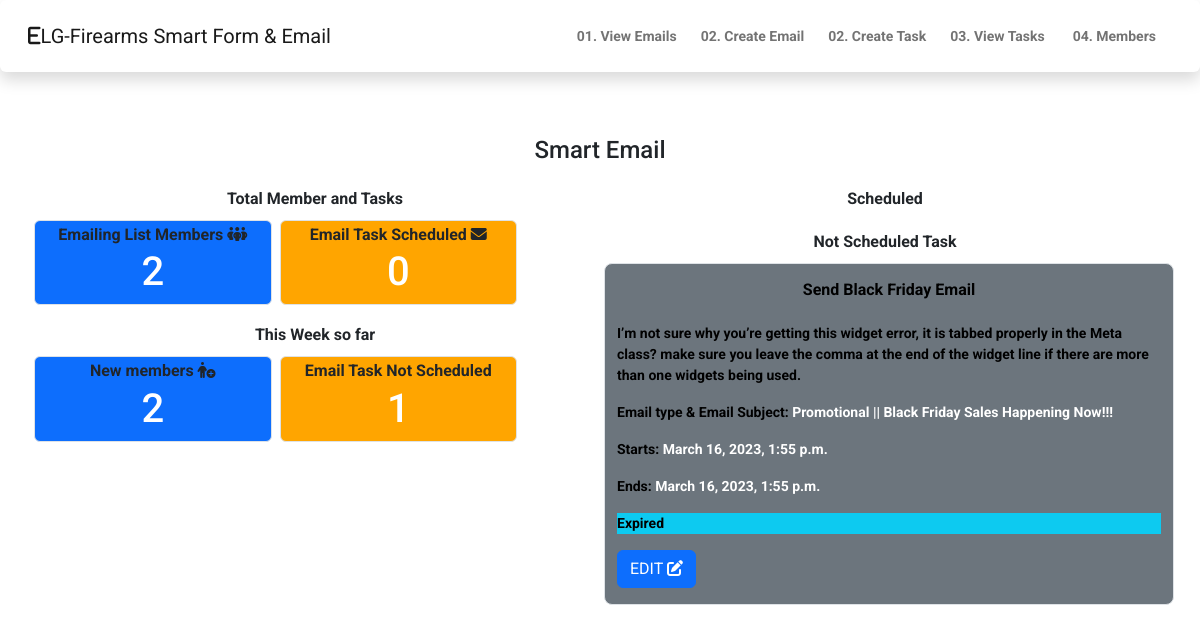
The app's page /master/, older data.
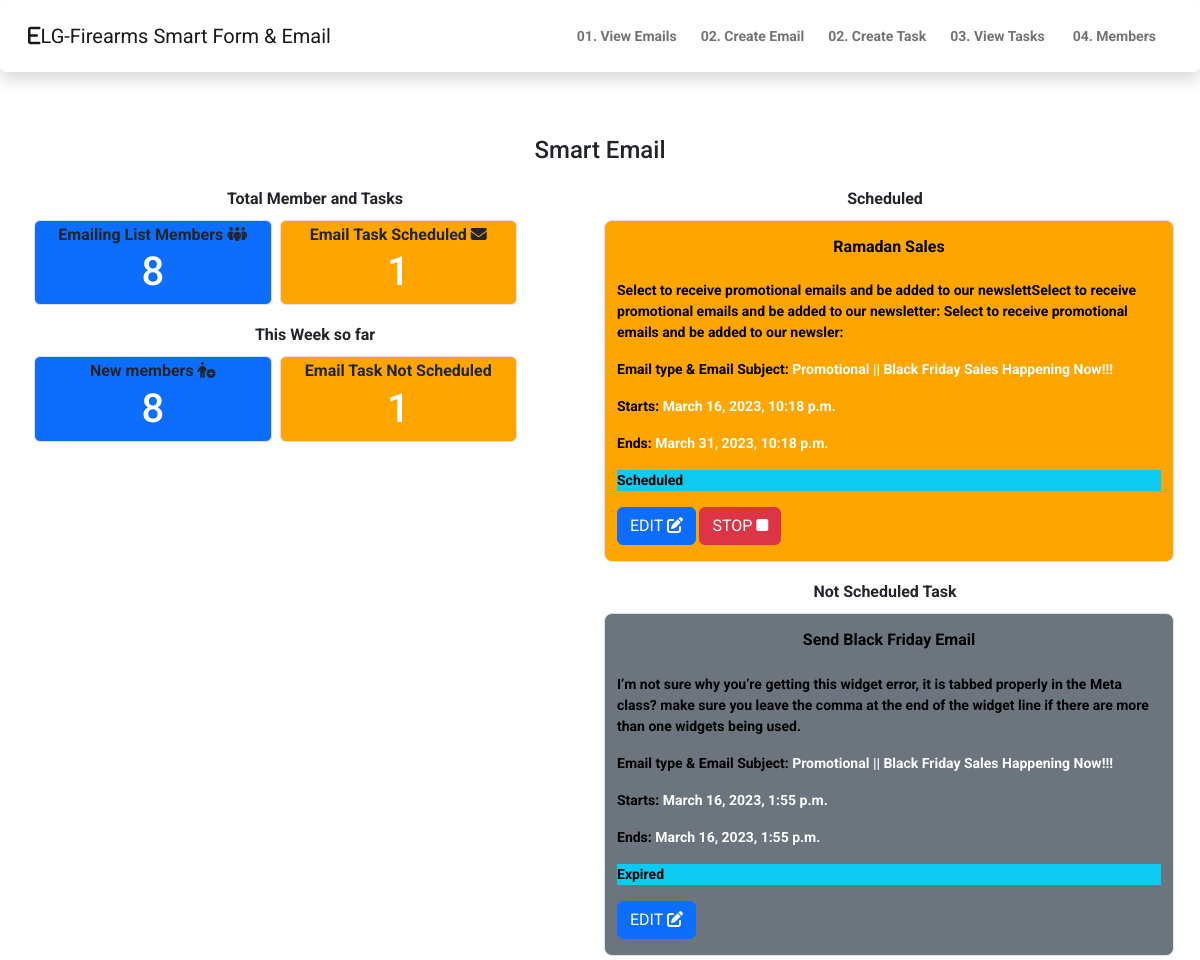
The same page, newer data.
### smart_emailApp/models.py (models this page shows, shortened)
class EmailTask(models.Model):
    task_type = (
        ('Once', 'Once'),
        ('Daily', 'Daily'),
        ('Weekly', 'Weekly'),
        ('Monthly', 'Monthly'),
    )
    task_status = (
        ('Scheduled', 'Scheduled'),
        ('STOPPED', 'STOPPED'),
        ('Not Scheduled', 'Not Scheduled'),
        ('Expired', 'Expired'),
    )
    priority_level = (
        ('Low', 'Low'),
        ('Medium', 'Medium'),
        ('High', 'High'),
    )
    task_name = models.CharField(max_length=200)
    task_occurence = models.CharField(max_length=50, choices=task_type, null=True, blank=True)
    task_description = models.TextField(max_length=200)
    recipients = models.CharField(max_length=1000)
    sender = models.EmailField()
    emailToSend = models.ForeignKey(Emails, on_delete=models.CASCADE, null=True, blank=True)
    created_at = models.DateTimeField(auto_now_add=True)
    date_from = models.DateTimeField()
    date_to_sending = models.DateTimeField()
    status = models.CharField(max_length=50, choices=task_status, null=True, blank=True)
    priority = models.CharField(max_length=50, choices=priority_level, null=True, blank=True)
    error_message = models.TextField(null=True, blank=True)
    updated_at = models.DateField(auto_now=True, null=True, blank=True)

class Emails(models.Model):
    email_type = (
        ('Promotional', 'Promotional'),
        ('Store News', 'Store News'),
        ('Seasonal Sales', 'Seasonal Sales'),
    )
    subject = models.CharField(max_length=100)
    body = models.TextField(max_length=1000)
    emailtype = models.CharField(max_length=50, choices=email_type, null=True, blank=True)
    product1_image = models.ImageField(upload_to="email_imageAttachment/", null=True, blank=True, default=None)
    product1_name = models.CharField(max_length=60, null=True, blank=True)
    product1_description = models.CharField(max_length=200, null=True, blank=True)
    product1_link = models.URLField(max_length=100, null=True, blank=True)
    product2_image = models.ImageField(upload_to="email_imageAttachment/", null=True, blank=True, default=None)
    product2_name = models.CharField(max_length=60, null=True, blank=True)
    product2_description = models.CharField(max_length=200, null=True, blank=True)
    product2_link = models.URLField(max_length=100, null=True, blank=True)
    product3_image = models.ImageField(upload_to="email_imageAttachment/", null=True, blank=True, default=None)
    product3_name = models.CharField(max_length=60, null=True, blank=True)
    product3_description = models.CharField(max_length=200, null=True, blank=True)
    product3_link = models.URLField(max_length=100, null=True, blank=True)
    product4_image = models.ImageField(upload_to="email_imageAttachment/", null=True, blank=True, default=None)
    product4_name = models.CharField(max_length=60, null=True, blank=True)
    product4_description = models.CharField(max_length=200, null=True, blank=True)
    product4_link = models.URLField(max_length=100, null=True, blank=True)
    created_at = models.DateTimeField(auto_now_add=True)
    updated_at = models.DateField(auto_now=True, null=True, blank=True)
    def __str__(self):
        return f'{self.emailtype} || {self.subject}'

### smart_emailApp/views.py (the view)
# urls.py: path('', views.home_view, name='master_home'),
def home_view(request):
    from django.db.models import Q
    members_count = User.objects.count()
    today = datetime.today()
    thirty_days_ago = today - timedelta(days=7)
    last7days = User.objects.filter(created_at__gte=thirty_days_ago).count()
    numberOf_scheduled_tasks = EmailTask.objects.filter(status="Scheduled").count()
    numberNOt_scheduled_tasks = EmailTask.objects.filter(
        Q(status='Not Scheduled') | Q(status='Expired') | Q(status='STOPPED')).count()
    only_scheduled_tasks = EmailTask.objects.filter(
        Q(status='Scheduled'),
        updated_at__gte=datetime.now() - timedelta(days=7)
    ).order_by('-date_from')[:3]
    not_scheduled_tasks = EmailTask.objects.filter(
        Q(status='Not Scheduled') | Q(status='Expired') | Q(status='STOPPED'),
        updated_at__gte=datetime.now() - timedelta(days=7)
    ).order_by('-date_to_sending')[:3]
    context = {
        "members_count": members_count,
        "last7days": last7days,
        "numberOf_scheduled_tasks": numberOf_scheduled_tasks,
        "numberNOt_scheduled_tasks": numberNOt_scheduled_tasks,
        'only_scheduled_tasks': only_scheduled_tasks,
        'not_scheduled_tasks': not_scheduled_tasks
    }
    return render(request, "smartemail/master_home.html", context)

### templates/smartemail/master_home.html (shortened to what the changed rows need)
{% extends "nav.html" %}
{% load static %}
{% block navbar %}
    <div class="container ">
        <div class="row">
            <div class="col-6">
                <div class="row mb-2">
                    <div class="col-5 bg-primary m-1 border  rounded-2">
                        <h6 class="text-center m-1 fw-bold"> Emailing List Members <i class="fa-solid fa-people-group"></i></h6>
                        <h1 class="text-white text-center">{{ members_count }}</h1>
                    </div>
                    <div class="col-5 bg-orange m-1 border  rounded-2">
                        <h6 class="text-center m-1 fw-bold"> Email Task Scheduled <i class="fa-solid fa-envelope"></i> </h6>
                        <h1 class="text-white text-center">{{ numberOf_scheduled_tasks }}</h1>
                    </div>
                </div>
                <div class="row mt-3">
                    <div class="col-5 bg-primary m-1 border  rounded-2">
                        <h6 class="text-center m-1 fw-bold"> New members <i class="fa-solid fa-person-circle-plus"></i> </h6>
                        <h1 class="text-white text-center">{{ last7days }}</h1>
                    </div>
                    <div class="col-5 bg-orange m-1 border  rounded-2">
                        <h1 class="text-white text-center">{{ numberNOt_scheduled_tasks }}</h1>
                    </div>
                </div>
            </div>
            <div class="col-6">
                <div class="row mb-3">
                    {% for task in only_scheduled_tasks %}
                        <div class="col-12 bg-orange m-1 border rounded-3  text-black">
                            <h6 class="text-center fw-bolder p-3"> {{ task.task_name}} </h6>
                            <p class="fw-bold">
                                {{ task.task_description }}
                            </p>
                            <p class="fw-bold"> Email type & Email Subject:  <span class="text-white">  {{ task.emailToSend }}</span></p>
                            <p class="fw-bold"> Starts:<span class="text-white">  {{ task.date_from }}</span> </p>
                            <p  class="fw-bold"> Ends:<span class="text-white">   {{ task.date_to_sending }}</span> </p>
                            <p class="fw-bold bg-info">{{ task.status }}</p>
                            <a class="btn btn-primary mb-3" href="{% url 'edit_task' task.id  %}"> EDIT  <i class="fa-solid fa-pen-to-square"></i></a>
                            <form method="POST" action="{% url 'stop_task' task.id %}" class="d-inline">
                                <button class="btn btn-danger mb-3" type="submit"href="{% url 'stop_task' task.id %}"> STOP <i class="fa-solid fa-stop"></i></button>
                            </form>
                        </div>
                    {% endfor %}
                </div>
                <div class="row mt-3">
                    {% for task in not_scheduled_tasks %}
                        <div class="col-12 bg-secondary m-1 border rounded-3 text-black ">
                            <h6 class="text-center fw-bolder p-3"> {{ task.task_name}} </h6>
                            <p class="fw-bold">
                                {{ task.task_description }}
                            </p>
                            <p class="fw-bold"> Email type & Email Subject:  <span class="text-white">  {{ task.emailToSend }}</span></p>
                            <p class="fw-bold"> Starts:<span class="text-white">  {{ task.date_from }}</span> </p>
                            <p  class="fw-bold"> Ends:<span class="text-white">   {{ task.date_to_sending }}</span> </p>
                            <p class="fw-bold bg-info">{{ task.status }}</p>
                            <a class="btn btn-primary mb-3" href="{% url 'edit_task' task.id  %}"> EDIT  <i class="fa-solid fa-pen-to-square"></i></a>
                        </div>
                    {% endfor %}
                </div>
            </div>
        </div>
    </div>
{% endblock %}

Row changes from the older to the newer data that the page shows:
added EmailTask: task_name "Ramadan Sales", task_description "Select to receive promotional emails and be added to our newslettSelect to receive promotional emails and be added to our newsletter: Select to receive promotional emails and be added to our newsler:", emailToSend "Promotional || Black Friday Sales Happening Now!!!", date_from "March 16, 2023, 10:18 p.m.", date_to_sending "March 31, 2023, 10:18 p.m.", status "Scheduled"
Text that changed along with them:
{{ members_count }}: "2" → "8"
{{ numberOf_scheduled_tasks }}: "0" → "1"
{{ last7days }}: "2" → "8"
